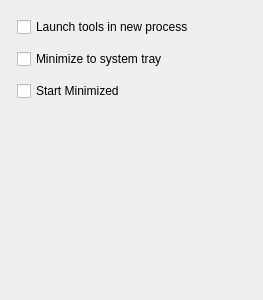
<?xml version="1.0" encoding="UTF-8"?>
<ui version="4.0">
 <class>tabOptions</class>
 <widget class="QWidget" name="tabOptions">
  <property name="geometry">
   <rect>
    <x>0</x>
    <y>0</y>
    <width>263</width>
    <height>300</height>
   </rect>
  </property>
  <property name="windowTitle">
   <string>Options</string>
  </property>
  <layout class="QVBoxLayout" name="verticalLayout">
   <item>
    <layout class="QGridLayout" name="gridLayout_3" columnstretch="0">
     <property name="leftMargin">
      <number>6</number>
     </property>
     <property name="topMargin">
      <number>6</number>
     </property>
     <property name="rightMargin">
      <number>6</number>
     </property>
     <property name="bottomMargin">
      <number>6</number>
     </property>
     <property name="spacing">
      <number>12</number>
     </property>
     <item row="0" column="0">
      <widget class="QCheckBox" name="chkLaunchNewProcess">
       <property name="text">
        <string>Launch tools in new process</string>
       </property>
      </widget>
     </item>
     <item row="1" column="0">
      <widget class="QCheckBox" name="chkMinimizeToTray">
       <property name="text">
        <string>Minimize to system tray</string>
       </property>
      </widget>
     </item>
     <item row="2" column="0">
      <widget class="QCheckBox" name="chkStartMinimized">
       <property name="text">
        <string>Start Minimized</string>
       </property>
      </widget>
     </item>
    </layout>
   </item>
   <item>
    <spacer name="verticalSpacer">
     <property name="orientation">
      <enum>Qt::Vertical</enum>
     </property>
     <property name="sizeHint" stdset="0">
      <size>
       <width>20</width>
       <height>237</height>
      </size>
     </property>
    </spacer>
   </item>
  </layout>
 </widget>
 <resources/>
 <connections/>
</ui>
